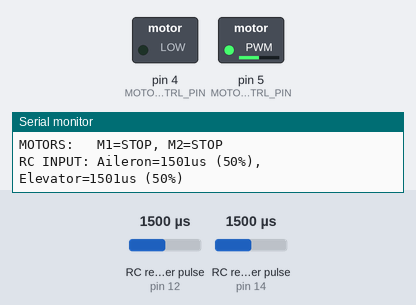
The sketch below on a simulated Arduino Uno, built with avr-gcc and run on an emulated ATmega328P. Shown: switched loads named in the sketch (green lamp = pin HIGH), the last lines printed to the serial monitor. Wiring (inferred from the names in the program): 2 × RC receiver channel: data pin 12 / data pin 14. The test bench sets the inputs (shaded band); at power-on: RC receiver pulse (sensors on pin 12, pin 14) 1500 µs.

Above: at 1.2 s.
1.3 s: RC receiver pulse (sensor on pin 12) set to 1412 µs
4.3 s: RC receiver pulse (sensor on pin 12) set to 1390 µs
At 5.6 s:
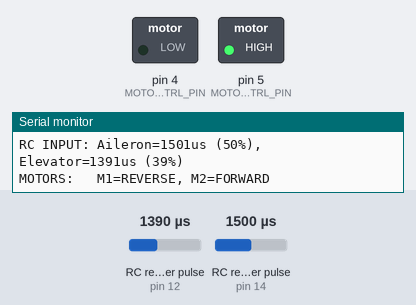
5.9 s: RC receiver pulse (sensor on pin 14) set to 1414 µs
8.9 s: RC receiver pulse (sensor on pin 14) set to 1392 µs
At 9.4 s:
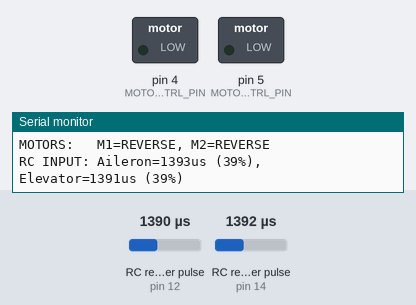
10.5 s: RC receiver pulse (sensor on pin 14) set to 1750 µs
At 11.7 s:
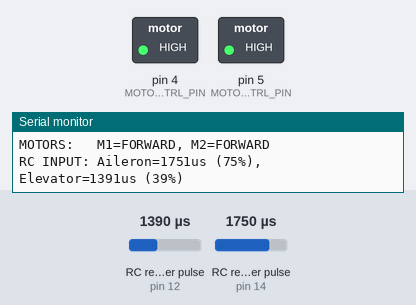
12.1 s: RC receiver pulse (sensor on pin 14) set to 1623 µs
15.1 s: RC receiver pulse (sensor on pin 14) set to 1595 µs
At 16.6 s:
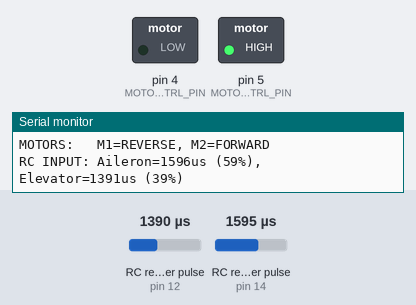
Timing chart, 0 to 18.1 s (numbered marks = the images above; inputs shaded):
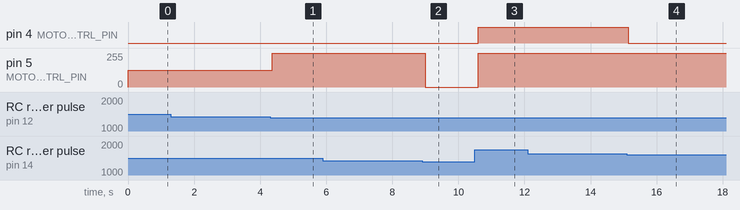

The sketch:

rover-elrs-PWM-8871-2.ino
```cpp
// Define pins for each RC channel
int aileronPin = 14;   // Channel 1 (Throttle) // D5
int elevatorPin = 12;  // Channel 2 (Steering) // D6

const int MOTOR1_CTRL_PIN = 4; // GPIO4 (D2)
const int MOTOR2_CTRL_PIN = 5; // GPIO5 (D1)

long aileronControl;  // Mapped value from aileron channel (0-100)
long elevatorControl; // Mapped value from elevator channel (0-100)

unsigned long rawAileronPWM = 0;
unsigned long rawElevatorPWM = 0;

const int PWM_MAX = 255;  // ESP8266 PWM range is 0-1023
const int PWM_STOP = PWM_MAX / 2;  // ~511 or 512

long readAileronControlSignal() {
    rawAileronPWM = pulseIn(aileronPin, HIGH, 25000);
    if (rawAileronPWM == 0 || rawAileronPWM < 900 || rawAileronPWM > 2100) {
        return 50; // Mid-point for 0-100 scale (1500us equivalent), results in stop
    }
    // Otherwise, the signal is likely valid; constrain it to the standard 1000-2000us range and map
    long constrainedPWM = constrain(rawAileronPWM, 1000, 2000);
    return map(constrainedPWM, 1000, 2000, 0, 100);
}

long readElevatorControlSignal() {
    rawElevatorPWM = pulseIn(elevatorPin, HIGH, 25000);
    if (rawElevatorPWM == 0 || rawElevatorPWM < 900 || rawElevatorPWM > 2100) {
        return 50; // Mid-point for 0-100 scale (1500us equivalent), results in stop
    }
    // Otherwise, the signal is likely valid; constrain it to the standard 1000-2000us range and map
    long constrainedPWM = constrain(rawElevatorPWM, 1000, 2000);
    return map(constrainedPWM, 1000, 2000, 0, 100);
}

void setup() {
    pinMode(aileronPin, INPUT);
    pinMode(elevatorPin, INPUT); // Initialize elevator pin

    pinMode(MOTOR1_CTRL_PIN, OUTPUT);
    pinMode(MOTOR2_CTRL_PIN, OUTPUT);

    Serial.begin(9600);
    brakeMotor1();
    brakeMotor2();
}

void driveMotor1(bool forward) {
  if (forward) {
    digitalWrite(MOTOR1_CTRL_PIN, HIGH);
  } else {
    digitalWrite(MOTOR1_CTRL_PIN, LOW);
  }
}

void brakeMotor1() {
  analogWrite(MOTOR1_CTRL_PIN, PWM_STOP);
}

void driveMotor2(bool forward) {
  if (forward) {
    digitalWrite(MOTOR2_CTRL_PIN, HIGH);
  } else {
    digitalWrite(MOTOR2_CTRL_PIN, LOW);
  }
}

void brakeMotor2() {
  analogWrite(MOTOR2_CTRL_PIN, PWM_STOP);
}

void loop() {
    // Read mapped control signals from each channel
    aileronControl = readAileronControlSignal();   // Throttle (0-100)
    elevatorControl = readElevatorControlSignal(); // Steering (0-100)

    // Simplified driving approach - no mixing
    String motor1Command = "STOP";
    String motor2Command = "STOP";

    // Handle throttle control (forward/reverse)
    if (aileronControl > 60) {
        // Forward
        driveMotor1(true);
        driveMotor2(true);
        motor1Command = "FORWARD";
        motor2Command = "FORWARD";
    } else if (aileronControl < 40) {
        // Reverse
        driveMotor1(false);
        driveMotor2(false);
        motor1Command = "REVERSE";
        motor2Command = "REVERSE";
    } else if (elevatorControl > 60) {
        // Turn right (M1 forward, M2 reverse)
        driveMotor1(true);
        driveMotor2(false);
        motor1Command = "FORWARD";
        motor2Command = "REVERSE";
    } else if (elevatorControl < 40) {
        // Turn left (M1 reverse, M2 forward)
        driveMotor1(false);
        driveMotor2(true);
        motor1Command = "REVERSE";
        motor2Command = "FORWARD";
    } else {
        // Stop
        brakeMotor1();
        brakeMotor2();
    }

    // 1. RC INPUTS
    Serial.print("RC INPUT: ");
    Serial.print("Aileron="); Serial.print(rawAileronPWM); Serial.print("us ("); Serial.print(aileronControl); Serial.print("%), ");
    Serial.print("Elevator="); Serial.print(rawElevatorPWM); Serial.print("us ("); Serial.print(elevatorControl); Serial.println("%)");

    // 2. COMMANDS
    Serial.print("MOTORS:   ");
    Serial.print("M1="); Serial.print(motor1Command); Serial.print(", ");
    Serial.print("M2="); Serial.println(motor2Command);

    Serial.println();

    delay(20);  // Delay for RC input reading cycle
}
```

Measured:
- the behaviour switches between 1399 and 1398 µs on RC receiver pulse (sensor on pin 12) (found by bisection; images 0 and 1)
- the behaviour switches between 1399 and 1398 µs on RC receiver pulse (sensor on pin 14) (found by bisection; images 1 and 2)
- the behaviour switches between 1609 and 1608 µs on RC receiver pulse (sensor on pin 14) (found by bisection; images 3 and 4)
- after the input at 4.3 s, pin 5 (MOTOR2_CTRL_PIN): 127/255 → 255/255 after 0.06 s
- after the input at 8.9 s, pin 5 (MOTOR2_CTRL_PIN): 255/255 → 0/255 after 0.10 s
- after the input at 10.5 s, pin 4 (MOTOR1_CTRL_PIN): LOW → HIGH after 0.10 s; pin 5 (MOTOR2_CTRL_PIN): 0/255 → 255/255 after 0.10 s
- after the input at 15.1 s, pin 4 (MOTOR1_CTRL_PIN): HIGH → LOW at once
